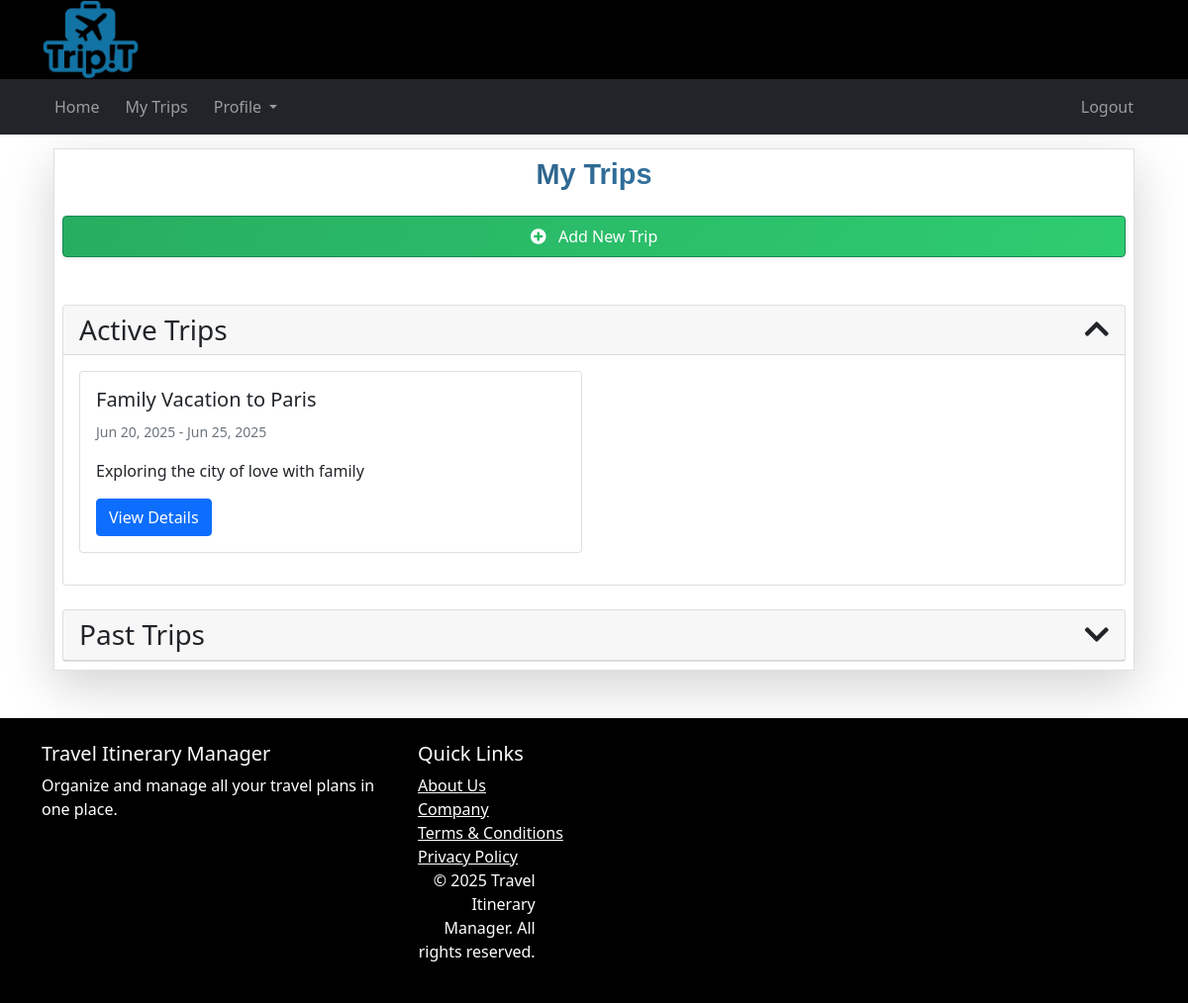
Screenshot of /trip.php (signed in) with the database file from the repository.
### tables this page shows
CREATE TABLE trips (
    id INT AUTO_INCREMENT PRIMARY KEY,
    user_id INT NOT NULL,
    title VARCHAR(100) NOT NULL,
    description TEXT,
    start_date DATE,
    end_date DATE,
    trip_type ENUM('business', 'leisure') NOT NULL,
    status ENUM('active', 'completed', 'cancelled') DEFAULT 'active',
    visible TINYINT(1) DEFAULT 1,
    trip_source VARCHAR(20) DEFAULT 'web',
    soft_delete TINYINT(1) DEFAULT 0,
    deleted_by INT DEFAULT NULL,
    deleted_on DATETIME DEFAULT NULL,
    trip_sync TINYINT(1) DEFAULT 0,
    created_at TIMESTAMP DEFAULT CURRENT_TIMESTAMP,
    updated_at TIMESTAMP DEFAULT CURRENT_TIMESTAMP ON UPDATE CURRENT_TIMESTAMP,
    FOREIGN KEY (user_id) REFERENCES users(id) ON DELETE CASCADE
);

### trip.php (the view, shortened to what this page needs)
<?php
try {
    $user_id = $_SESSION['user_id'];
    $conn = getDbConnectionMysqli();
    $activeTripsQuery = "
        SELECT t.*
        FROM trips t
        WHERE t.user_id = ?
        AND t.status = 'active'
        ORDER BY t.start_date ASC
    ";
    $activeTripsStmt = $conn->prepare($activeTripsQuery);
    $activeTripsStmt->bind_param("i", $user_id);
    if (!$activeTripsStmt->execute()) {
        throw new Exception("Execute failed: " . htmlspecialchars($activeTripsStmt->error));
    }
    $activeTripsResult = $activeTripsStmt->get_result();
    $activeTrips = $activeTripsResult->fetch_all(MYSQLI_ASSOC);
?>
<div class="container mt-3">
<div class="trip-panel p-2 rounded-lg shadow-lg bg-white" style="border: 1px solid #e0e0e0; box-shadow: 0 10px 30px rgba(0,0,0,0.1); width: 100%;">
    <div class="justify-content-between align-items-center mb-4">
        <h2 class="text-center mb-4" style="font-family: 'Arial', sans-serif; color: #2c3e50;">
            <span class="fw-bold d-block mb-2" style="font-size: 1.8rem; background: linear-gradient(120deg, #2c3e50, #3498db); -webkit-background-clip: text; -webkit-text-fill-color: transparent;">My Trips</span>
        </h2>
        <button type="button" class="btn btn-success w-100 mb-4 px-4 py-2 shadow-sm" data-bs-toggle="modal" data-bs-target="#addTripModal" style="background: linear-gradient(120deg, #27ae60, #2ecc71);">
            <i class="fas fa-plus-circle me-2"></i> Add New Trip
        </button>
    </div>
    <div class="card mb-4">
        <div class="card-header" id="activeTripsHeader" style="cursor: pointer;">
            <h3 class="d-flex justify-content-between align-items-center mb-0">
                <span class="flex-grow-1 text-start">Active Trips</span>
                <i class="fas fa-chevron-down ms-2"></i>
            </h3>
        </div>
        <div id="activeTripsContent" class="show">
            <div class="card-body">
                <div id="activeTripsContainer">
                    <?php if (empty($activeTrips)): ?>
                        <p>No active trips found.</p>
                    <?php else: ?>
                        <div class="row">
                            <?php foreach ($activeTrips as $trip): ?>
                                <div class="col-md-6 mb-3">
                                    <div class="card">
                                        <div class="card-body">
                                            <h5 class="card-title"><?php echo htmlspecialchars($trip['title'] ?? '', ENT_QUOTES, 'UTF-8'); ?></h5>
                                            <p class="card-text">
                                                <small class="text-muted">
                                                    <?php
                                                        $start_date = !empty($trip['start_date']) ? htmlspecialchars(date('M d, Y', strtotime($trip['start_date'])), ENT_QUOTES, 'UTF-8') : '';
                                                        $end_date = !empty($trip['end_date']) ? htmlspecialchars(date('M d, Y', strtotime($trip['end_date'])), ENT_QUOTES, 'UTF-8') : '';
                                                        echo "$start_date - $end_date";
                                                    ?>
                                                </small>
                                            </p>
                                            <p class="card-text"><?php echo htmlspecialchars($trip['description'] ?? '', ENT_QUOTES, 'UTF-8'); ?></p>
                                            <a href="trip-details.php?id=<?php echo (int)($trip['id'] ?? 0); ?>" class="btn btn-primary">View Details</a>
                                        </div>
                                    </div>
                                </div>
                            <?php endforeach; ?>
                        </div>
                    <?php endif; ?>
                </div>
            </div>
        </div>
    </div>
    <div class="card">
        <div class="card-header" id="pastTripsHeader" style="cursor: pointer;">
            <h3 class="d-flex justify-content-between align-items-center mb-0">
                <span class="flex-grow-1 text-start">Past Trips</span>
                <i class="fas fa-chevron-down ms-2"></i>
            </h3>
        </div>
    </div>
</div>
                            </div>
<?php
} catch (Exception $e) {
    error_log("Error in trip.php: " . $e->getMessage());
    echo '<div class="alert alert-danger">An error occurred. Please try again later.</div>';
}
?>

### header.php (style rules this page uses)
body { min-height: 800px; }

### rows the page displays
trips: title "Family Vacation to Paris", start_date "Jun 20, 2025", end_date "Jun 25, 2025", description "Exploring the city of love with family"
